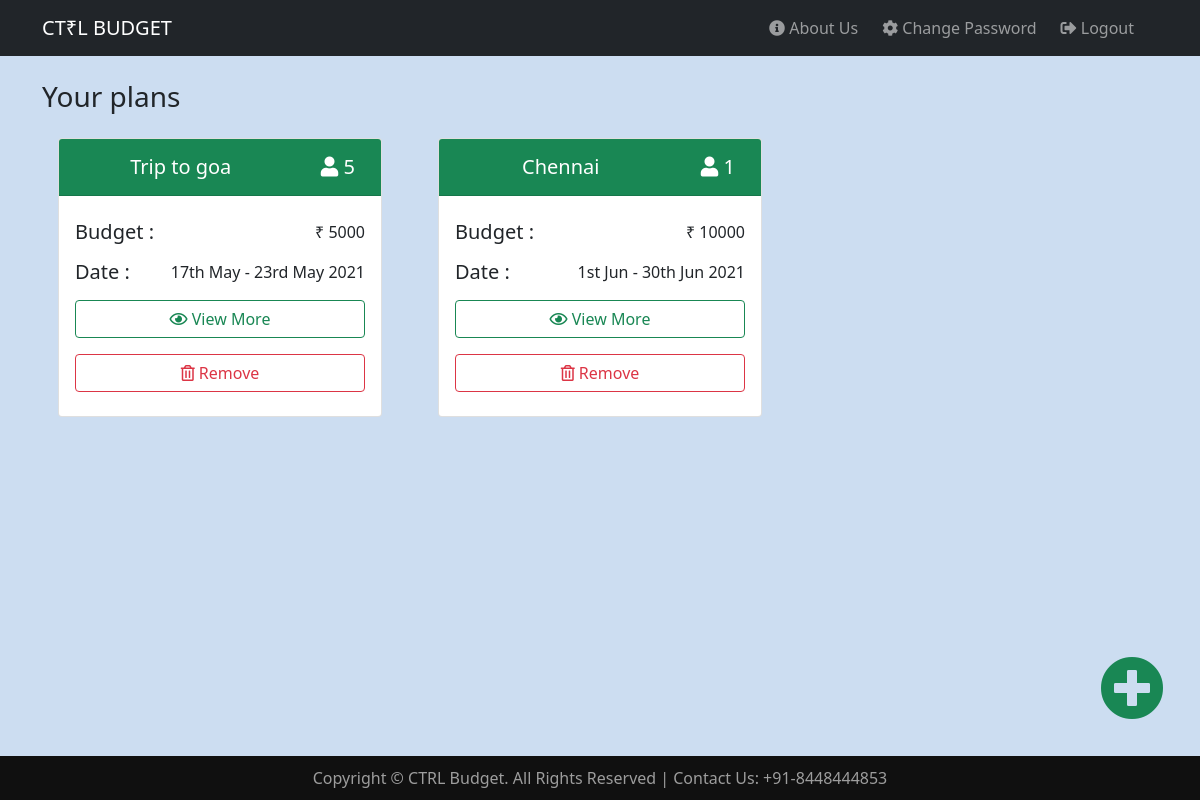
Screenshot of /home.php (signed in) with the database file from the repository.
### tables this page shows
CREATE TABLE `plans` (
  `plan_id` int(11) NOT NULL,
  `user_id` int(11) NOT NULL,
  `title` varchar(255) NOT NULL,
  `date_from` date NOT NULL,
  `date_to` date NOT NULL,
  `budget` int(15) NOT NULL,
  `people` int(11) NOT NULL
);

### home.php (the view, shortened to what this page needs)
<?php
require('includes/connection.php');
?>
<!DOCTYPE html>
<html lang="en">
<head>
    <link rel="stylesheet" href="https://cdnjs.cloudflare.com/ajax/libs/font-awesome/5.15.3/css/all.min.css" />
    <link href="https://cdn.jsdelivr.net/npm/bootstrap@5.0.0/dist/css/bootstrap.min.css" rel="stylesheet">
    <link rel="stylesheet" type="text/css" href="css/home.css" />
</head>
<body>
    <?php include('includes/header.php')
    ?>
    <?php
    $user_id = $_SESSION['id'];
    $plan_check = "SELECT * FROM plans WHERE user_id='$user_id' ";
    $result = $conn->query($plan_check) or die($conn->error);
    $row_num = $result -> num_rows;
    if ($row_num == 0) {
    ?>
        <main class="container content">
            <h1 class="h3 fw-normal">You don't have any active plans</h1>
            <div class="col-lg-3 col-md-4 col-sm-6 text-center">
                <div class="bg-light p-5 rounded m-3">
                    <a class="btn btn-outline text-primary my-4" href="plan_new.php"><i class="fas fa-plus-circle text-success"></i> Create new plan</a>
                </div>
            </div>
        </main>
    <?php
    } else {
    ?>
        <main class="container content">
            <h1 class="h3 fw-normal">Your plans</h1>
            <div class="row">
                <?php
                while($row = $result -> fetch_array()) {
                    $date_from = date_create($row['date_from']);
                    $date_from = date_format($date_from,'jS M');
                    $date_to = date_create($row['date_to']);
                    $date_to = date_format($date_to,'jS M Y');
                ?>
                    <div class="col-sm-8 mx-sm-auto col-md-6 col-lg-5 col-xl-4 mx-xl-0">
                        <div class="card m-3">
                            <div class="card-header bg-success text-center text-white ">
                                <div class="row h5 fw-normal mt-2">
                                    <div class="d-inline col-9  m-auto"><?php echo $row['title']; ?></div>
                                    <div class="d-inline col-3">
                                        <i class="fas fa-user"></i> <?php echo $row['people']; ?>
                                    </div>
                                </div>
                            </div>
                            <div class="card-body">
                                <div class="d-flex flex-column">
                                    <div class="d-inline-flex flex-wrap">
                                        <h5 class="my-2 me-auto">Budget :</h4>
                                        <p class="my-auto">&#8377; <?php echo $row['budget']; ?></p>
                                    </div>
                                    <div class="d-inline-flex flex-wrap">
                                        <h5 class="my-2 me-auto">Date :</h4>
                                        <p class="my-auto"><?php echo $date_from.' - '.$date_to; ?></p>
                                    </div>
                                    <div class="d-grid">
                                        <a class="btn btn-outline-success my-2" href="plan_view.php?id=<?php echo $row['plan_id']; ?>"><i class="far fa-eye"></i> View More</a>
                                        <a class="btn btn-outline-danger my-2" href="plan_remove.php?id=<?php echo $row['plan_id']; ?>" onclick=" return confirm('Are You sure you want to delete this plan?');" ><i class="far fa-trash-alt"></i> Remove</a>
                                    </div>
                                </div>
                            </div>
                        </div>
                    </div>
                    <?php
                    }
                    ?>
            </div>
            <a id="add_plan_btn" href="plan_new.php"><i class="fas fa-plus-circle fa-4x text-success "> </i></a>
        </main>
    <?php
    }
    ?>
    <?php include('includes/footer.php')
    ?>
</body>
</html>

### css/home.css (style rules this page uses)
html { min-height: 100%; position: relative; }
body { background-color: rgb(174,201,234,0.62); }
.content { padding-top: 50px; margin-top: 30px; margin-bottom: 70px; }
#add_plan_btn { position: fixed; z-index: 500; bottom: 5rem; right: 3vw ; }

### rows the page displays
plans: title "Trip to goa", people "5", budget "5000", date_from "17th May", date_to "23rd May 2021"
plans: title "Chennai", people "1", budget "10000", date_from "1st Jun", date_to "30th Jun 2021"
